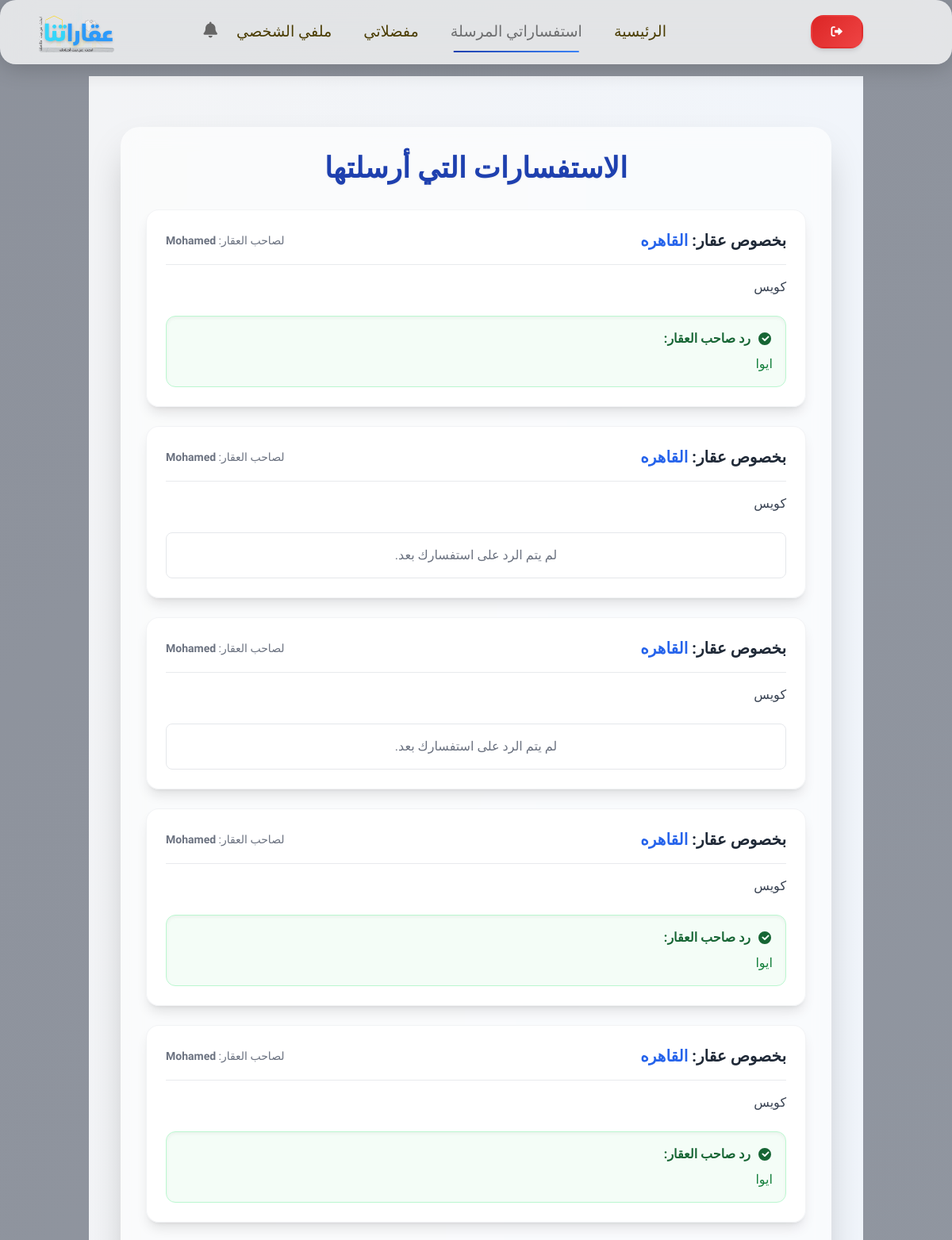
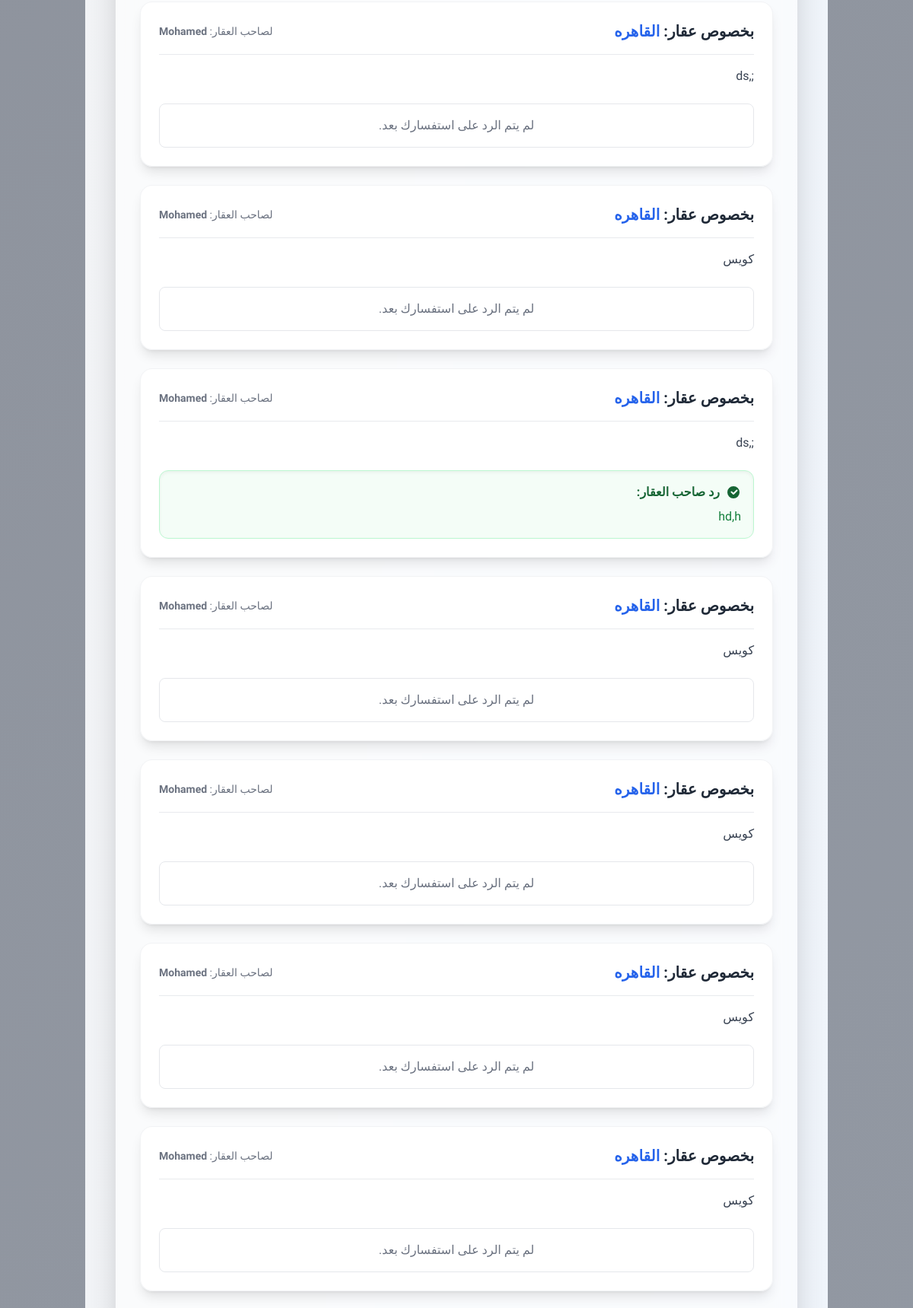
The page /inquiries/user/ (signed in, upper part) on the database its author committed (2 pictures, top to bottom).
### inquiries/models.py (models this page shows, shortened)
class Inquiry(models.Model):
    inquirer = models.ForeignKey(settings.AUTH_USER_MODEL, on_delete=models.CASCADE, related_name='inquiries_sent', verbose_name='المستفسر')
    property = models.ForeignKey(Property, on_delete=models.CASCADE, related_name='inquiries_received', verbose_name='العقار')
    message = models.TextField(verbose_name='الرسالة')
    reply_message = models.TextField(blank=True, null=True, verbose_name='رد صاحب العقار')
    created_at = models.DateTimeField(auto_now_add=True, verbose_name='تاريخ الإرسال')
    is_reviewed = models.BooleanField(default=False, verbose_name='تمت المراجعة')
    class Meta:
        verbose_name = 'استفسار'
        verbose_name_plural = 'الاستفسارات'
        ordering = ['-created_at']

### properties/models.py (models this page shows, shortened)
class Property(models.Model):
    PROPERTY_TYPES = (
        ('apartment', 'شقة'),
        ('villa', 'فيلا'),
        ('land', 'أرض'),
        ('commercial', 'محل/مكتب'),
        ('chalet', 'شاليه'),
        ('other', 'أخرى'),
    )
    PROPERTY_STATUS = (
        ('for_sale', 'للبيع'),
        ('for_rent', 'للإيجار'),
    )
    owner = models.ForeignKey(User, on_delete=models.CASCADE, related_name='properties_owned', verbose_name='المالك')
    title = models.CharField(max_length=200, verbose_name='عنوان العقار')
    description = models.TextField(verbose_name='الوصف')
    property_type = models.CharField(max_length=50, choices=PROPERTY_TYPES, verbose_name='نوع العقار')
    status = models.CharField(max_length=50, choices=PROPERTY_STATUS, verbose_name='الحالة')
    price = models.DecimalField(max_digits=12, decimal_places=2, verbose_name='السعر')
    area = models.DecimalField(max_digits=10, decimal_places=2, help_text='بالمتر المربع', verbose_name='المساحة')
    bedrooms = models.IntegerField(default=0, verbose_name='عدد غرف النوم')
    bathrooms = models.IntegerField(default=0, verbose_name='عدد الحمامات')
    location_address = models.CharField(max_length=255, verbose_name='العنوان بالتفصيل')
    city = models.CharField(max_length=100, verbose_name='المدينة')
    district = models.CharField(max_length=100, blank=True, null=True, verbose_name='الحي/المنطقة')
    latitude = models.DecimalField(max_digits=22, decimal_places=16, blank=True, null=True, verbose_name='خط العرض')
    longitude = models.DecimalField(max_digits=22, decimal_places=16, blank=True, null=True, verbose_name='خط الطول')
    published_date = models.DateTimeField(default=timezone.now, verbose_name='تاريخ النشر')
    updated_date = models.DateTimeField(auto_now=True, verbose_name='تاريخ التحديث')
    is_published = models.BooleanField(default=True, verbose_name='منشور')
    features = models.ManyToManyField('Feature', blank=True, related_name='properties', verbose_name='المميزات')
    slug = models.SlugField(unique=True, max_length=255, blank=True, verbose_name='الرابط المخصص')
    viewed_by = models.ManyToManyField(User, related_name='viewed_properties', blank=True, verbose_name='شاهده المستخدمون')
    class Meta:
        verbose_name = 'عقار'
        verbose_name_plural = 'عقارات'
        ordering = ['-published_date'] # ترتيب العقارات تنازلياً حسب تاريخ النشر

### users/models.py (models this page shows, shortened)
class CustomUser(AbstractUser):
    is_realtor = models.BooleanField(default=False, verbose_name='هل هو تاجر عقارات؟')
    phone_number = models.CharField(max_length=20, blank=True, null=True, verbose_name='رقم الهاتف')
    profile_picture = CloudinaryField(blank=True, null=True, verbose_name='الصورة الشخصية')
    bio = models.TextField(blank=True, null=True, verbose_name='نبذة تعريفية')
    class Meta:
        verbose_name = 'مستخدم'
        verbose_name_plural = 'المستخدمون'

### inquiries/views.py (the view)
# urls.py: path('user/', views.user_inquiries, name='user_inquiries'),
@login_required
@user_passes_test(lambda user: not user.is_realtor, login_url='/users/login/')
def user_inquiries(request):
    user_inquiries = Inquiry.objects.filter(
        inquirer=request.user
    ).order_by('-created_at')
    context = {'user_inquiries': user_inquiries}
    return render(request, 'inquiries/user_inquiries.html', context)

### inquiries/templates/inquiries/user_inquiries.html (shortened to what this page needs)
{% extends 'base.html' %}
{% load static %}
{% block content %}
<div class="min-h-screen p-4 md:p-8 bg-gradient-to-br from-gray-100 to-blue-50 flex items-center justify-center">
    <div class="max-w-4xl mx-auto w-full p-8 bg-white/60 backdrop-blur-md rounded-3xl shadow-2xl my-8">
        <h1 class="text-4xl font-extrabold text-center text-blue-800 mb-8 drop-shadow-sm">الاستفسارات التي أرسلتها</h1>
        {% if user_inquiries %}
            <div class="space-y-6">
                {% for inquiry in user_inquiries %}
                <div class="p-6 bg-white/70 backdrop-blur-sm rounded-2xl shadow-lg border border-gray-200/50 hover:shadow-xl hover:scale-[1.01] transition-all duration-300">
                    <div class="flex flex-col sm:flex-row sm:justify-between sm:items-center mb-4 pb-4 border-b border-gray-300/50">
                        <h3 class="text-xl font-bold text-gray-800">بخصوص عقار: <a href="{% url 'properties:property_detail' inquiry.property.pk %}" class="text-blue-600 hover:text-blue-800 hover:underline transition-colors duration-300">{{ inquiry.property.title }}</a></h3>
                        <p class="text-sm text-gray-500 mt-2 sm:mt-0">لصاحب العقار: <span class="font-semibold">{{ inquiry.property.owner.username }}</span></p>
                    </div>
                    <p class="text-gray-700">{{ inquiry.message }}</p>
                    {% if inquiry.reply_message %}
                        <div class="bg-green-50/70 backdrop-blur-sm p-4 rounded-xl mt-6 shadow-inner border border-green-200">
                            <p class="font-bold text-green-800 mb-2 flex items-center gap-2">
                                <svg xmlns="http://www.w3.org/2000/svg" class="h-5 w-5" viewBox="0 0 20 20" fill="currentColor">
                                    <path fill-rule="evenodd" d="M10 2a8 8 0 100 16 8 8 0 000-16zm-3.293 8.293a1 1 0 011.414-1.414L10 10.586l3.793-3.793a1 1 0 111.414 1.414l-4.5 4.5a1 1 0 01-1.414 0l-4.5-4.5z" clip-rule="evenodd" />
                                </svg>
                                رد صاحب العقار:
                            </p>
                            <p class="text-green-700">{{ inquiry.reply_message }}</p>
                        </div>
                    {% else %}
                        <p class="text-center text-gray-500 mt-6 p-4 bg-white/50 backdrop-blur-sm rounded-lg border border-gray-200">
                            لم يتم الرد على استفسارك بعد.
                        </p>
                    {% endif %}
                </div>
                {% endfor %}
            </div>
        {% endif %}
    </div>
</div>
{% endblock %}

### static/css/style.css (style rules this page uses)
:root { --primary-color: #1e40af; --primary-hover: #1d4ed8; --secondary-color: #0f172a; --accent-color: #f59e0b; --success-color: #059669; --danger-color: #dc2626; --warning-color: #d97706; --info-color: #0ea5e9; --white: #ffffff; --gray-50: #f8fafc; --gray-100: #f1f5f9; --gray-200: #e2e8f0; --gray-300: #cbd5e1; --gray-400: #94a3b8; --gray-500: #64748b; --gray-600: #475569; --gray-700: #334155; --gray-800: #1e293b; --gray-900: #0f172a; --gradient-primary: linear-gradient(135deg, #1e40af 0%, #3b82f6 100%); --gradient-secondary: linear-gradient(135deg, #0f172a 0%, #334155 100%); --gradient-overlay: linear-gradient(135deg, rgba(127, 143, 218, 0.381) 0%, rgba(15, 23, 42, 0.545) 100%); --shadow-sm: 0 1px 2px 0 rgb(0 0 0 / 0.05); --shadow-md: 0 4px 6px -1px rgba(0, 0, 0, 0.1), 0 2px 4px -2px rgb(0 0 0 / 0.1); --shadow-lg: 0 10px 15px -3px rgb(0 0 0 / 0.1), 0 4px 6px -4px rgb(0 0 0 / 0.1); --shadow-xl: 0 20px 25px -5px rgb(0 0 0 / 0.1), 0 8px 10px -6px rgb(0 0 0 / 0.1); --transition-fast: 150ms ease-in-out; --transition-normal: 300ms ease-in-out; --transition-slow: 500ms ease-in-out; --radius-sm: 0.375rem; --radius-md: 0.5rem; --radius-lg: 0.75rem; --radius-xl: 1rem; --radius-2xl: 1.5rem; --spacing-xs: 0.5rem; --spacing-sm: 1rem; --spacing-md: 1.5rem; --spacing-lg: 2rem; --spacing-xl: 3rem; --spacing-2xl: 4rem; }
* { margin: 0; padding: 0; box-sizing: border-box; }
html { scroll-behavior: smooth; }
body { font-family: 'Cairo', 'Tajawal', sans-serif; line-height: 1.6; color: var(--gray-800); background-image: linear-gradient(135deg, #0f172a75 0%, #3341557d 100%), url('../img/bg3.jpg')!important; background-size: cover !important; background-attachment: fixed !important; background-position: center; direction: rtl; text-align: right; overflow-x: hidden; }

### static/css/property_list.css (style rules this page uses)
:root { --primary-color: #3b82f6; --primary-dark: #1d4ed8; --primary-light: #60a5fa; --secondary-color: #64748b; --accent-color: #f59e0b; --success-color: #10b981; --danger-color: #ef4444; --warning-color: #f59e0b; --info-color: #06b6d4; --text-primary: #0f172a; --text-secondary: #475569; --text-muted: #94a3b8; --text-light: #cbd5e1; --bg-primary: #ffffff; --bg-secondary: #f8fafc; --bg-tertiary: #f1f5f9; --bg-card: #ffffff; --bg-dark: #0f172a; --bg-gradient: linear-gradient(135deg, #e1dee8 0%, #6bbee5 100%); --border-color: #e2e8f0; --border-light: #f1f5f9; --border-dark: #cbd5e1; --shadow-sm: 0 1px 3px 0 rgb(0 0 0 / 0.1), 0 1px 2px -1px rgb(0 0 0 / 0.1); --shadow-md: 0 4px 6px -1px rgb(0 0 0 / 0.1), 0 2px 4px -2px rgb(0 0 0 / 0.1); --shadow-lg: 0 10px 15px -3px rgb(0 0 0 / 0.1), 0 4px 6px -4px rgb(0 0 0 / 0.1); --shadow-xl: 0 20px 25px -5px rgb(0 0 0 / 0.1), 0 8px 10px -6px rgb(0 0 0 / 0.1); --shadow-2xl: 0 25px 50px -12px rgb(0 0 0 / 0.25); --radius-sm: 0.5rem; --radius-md: 0.75rem; --radius-lg: 1rem; --radius-xl: 1.5rem; --radius-2xl: 2rem; --transition: all 0.3s cubic-bezier(0.4, 0, 0.2, 1); --transition-fast: all 0.15s cubic-bezier(0.4, 0, 0.2, 1); --transition-slow: all 0.5s cubic-bezier(0.4, 0, 0.2, 1); --container-max: 1400px; --header-height: 80px; }
* { box-sizing: border-box; }
body { font-family: 'Cairo', -apple-system, BlinkMacSystemFont, 'Segoe UI', Roboto, sans-serif; line-height: 1.6; color: var(--text-primary); background: var(--bg-secondary); min-height: 100vh; margin: 0; padding: 0; }
html { scroll-behavior: smooth; }

### rows shown on the page
Inquiry: property "القاهره", property.owner.username "Mohamed", message "كويس", reply_message "ايوا"
Inquiry: property "القاهره", property.owner.username "Mohamed", message "كويس", shows "لم يتم الرد على استفسارك بعد."
Inquiry: property "القاهره", property.owner.username "Mohamed", message "كويس", shows "لم يتم الرد على استفسارك بعد."
Inquiry: property "القاهره", property.owner.username "Mohamed", message "كويس", reply_message "ايوا"
Inquiry: property "القاهره", property.owner.username "Mohamed", message "كويس", reply_message "ايوا"
Inquiry: property "القاهره", property.owner.username "Mohamed", message ";,ds", shows "لم يتم الرد على استفسارك بعد."
Inquiry: property "القاهره", property.owner.username "Mohamed", message "كويس", shows "لم يتم الرد على استفسارك بعد."
Inquiry: property "القاهره", property.owner.username "Mohamed", message ";,ds", reply_message "hd,h"
Inquiry: property "القاهره", property.owner.username "Mohamed", message "كويس", shows "لم يتم الرد على استفسارك بعد."
Inquiry: property "القاهره", property.owner.username "Mohamed", message "كويس", shows "لم يتم الرد على استفسارك بعد."
Inquiry: property "القاهره", property.owner.username "Mohamed", message "كويس", reply_message "لم يتم الرد على استفسارك بعد."
Inquiry: property "القاهره", property.owner.username "Mohamed", message "كويس", shows "لم يتم الرد على استفسارك بعد."
